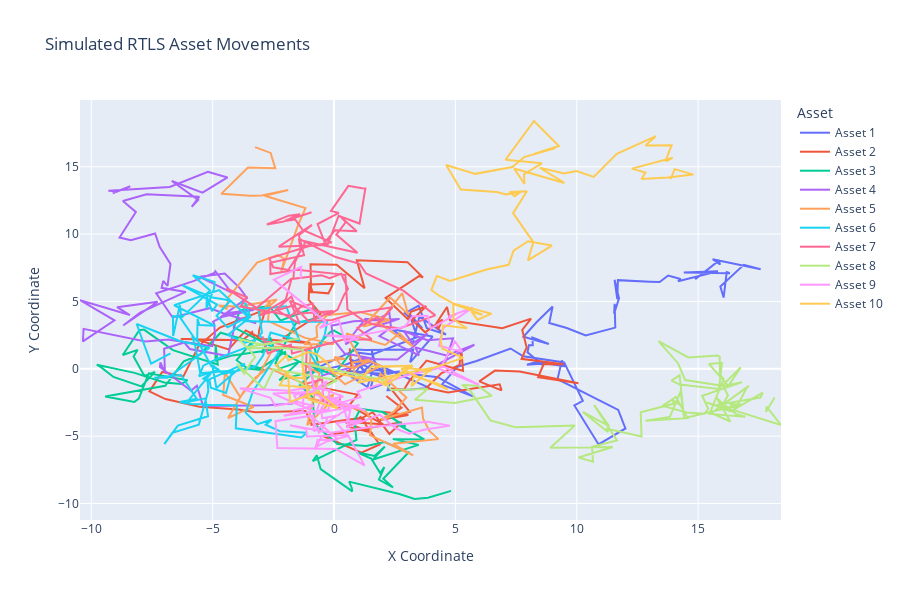

The notebook cell this image was saved under:
### Code cell
#Simulated RTLS Position Data with Plotly
import numpy as np
import pandas as pd
import plotly.express as px

# Simulation parameters
np.random.seed(42)
num_assets = 10
num_timesteps = 100

# Generate random walk data for assets
positions = np.cumsum(np.random.randn(num_timesteps, num_assets, 2), axis=0)

# Create DataFrame for Plotly
data = []
for asset in range(num_assets):
    df_asset = pd.DataFrame({
        'X': positions[:, asset, 0],
        'Y': positions[:, asset, 1],
        'Time': range(num_timesteps),
        'Asset': f'Asset {asset + 1}'
    })
    data.append(df_asset)

df_positions = pd.concat(data)

# Plot asset movements
fig = px.line(df_positions, x='X', y='Y', color='Asset',
              title='Simulated RTLS Asset Movements',
              labels={'X': 'X Coordinate', 'Y': 'Y Coordinate'})

fig.update_layout(width=900, height=600)
fig.show()
